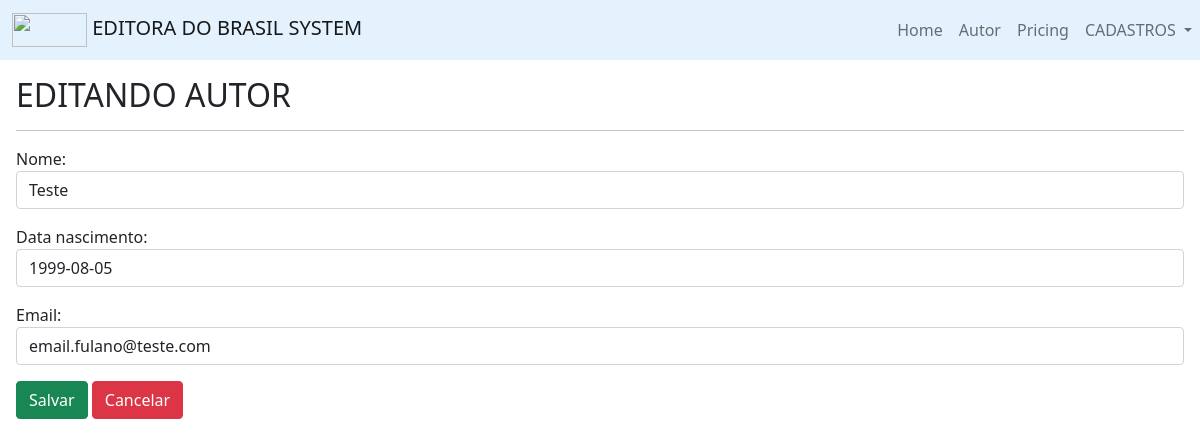
/autor/edit/6, run on the app's committed database.
### portal/models.py (models this page shows)
class Autor(models.Model):
    nome = models.CharField(max_length=255)
    data_nascimento = models.DateField()
    email = models.EmailField()

### portal/views.py (the view)
# urls.py: path('autor/edit/<int:autor_pk>', views.autor_edit, name='autor_edit'),
def autor_edit(request, autor_pk):
    autor = Autor.objects.get(pk=autor_pk)
    form = AutorForm(request.POST or None, instance=autor)
    if request.POST:
        if form.is_valid():
            form.save()
            return redirect('autor')
    context = {
        'form': form,
        'autor': autor.id
    }
    return render(request, 'portal/autor_edit.html', context)

### portal/forms.py
class AutorForm(forms.ModelForm):
    class Meta:
        model = Autor
        exclude = ()
        widgets = {
            'nome': forms.TextInput(attrs={'class': 'form-control', 'placeholder': 'Nome Completo', 'autofocus': ''}),
            'data_nascimento': forms.DateInput(attrs={'class': 'form-control', 'placeholder': 'dd/mm/aaaa'}),
            'email': forms.EmailInput(attrs={'class': 'form-control', 'placeholder': 'youremail@email.com'})
        }

### portal/templates/portal/autor_edit.html (shortened to what this page needs)
{% extends 'portal/menu.html' %}
{% block content %}
    <div class="card-body">
        <h2>EDITANDO AUTOR</h2>
        <hr>
        <form action="{% url 'autor_edit' autor %}" method="post">
            {{ form.as_p }}
            <button class="btn btn-success" type="submit">Salvar</button>
            <a href="{% url 'autor' %}" class="btn btn-danger">Cancelar</a>
        </form>
    </div>
{% endblock %}

### data on the page
Autor: nome "Teste", data_nascimento "1999-08-05", email "email.fulano@teste.com"
